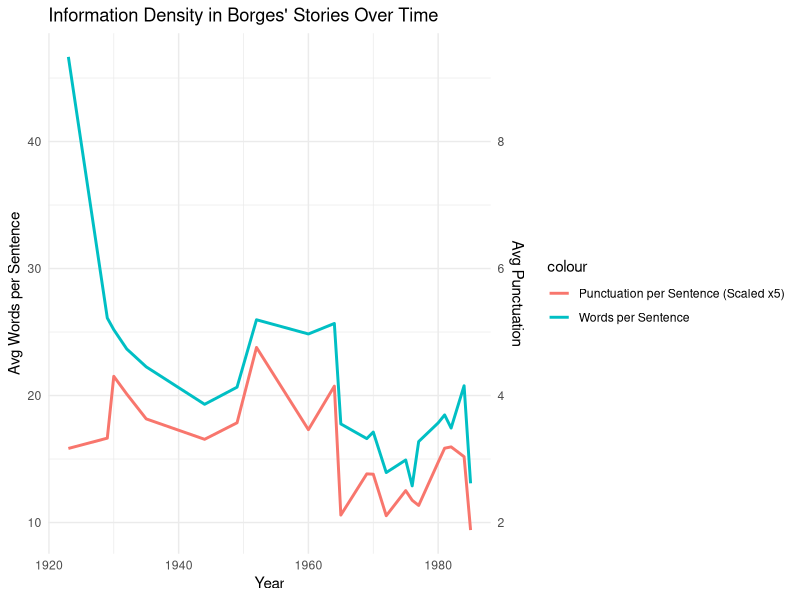

This chart was generated by the following R code:
library(tidyverse)
library(tidytext)
library(readxl)

df <- read_excel("Borges_Cleaned_Final.xlsx")
stories_df <- df %>% 
  filter(str_detect(tolower(genre), "story|cuento|fiction|ficción|short"))

# Unnest by sentence to calculate length and punctuation
sentences_df <- stories_df %>%
  unnest_tokens(sentence, text, token = "sentences") %>%
  mutate(
    word_count = str_count(sentence, "\\w+"),
    punct_count = str_count(sentence, "[[:punct:]]")
  )

# Average words and punctuation per sentence by year (normalization)
density_by_year <- sentences_df %>%
  group_by(year) %>%
  summarize(
    avg_words = mean(word_count, na.rm = TRUE),
    avg_punct = mean(punct_count, na.rm = TRUE)
  )

# Plot
ggplot(density_by_year, aes(x = year)) +
  geom_line(aes(y = avg_words, color = "Words per Sentence"), linewidth = 1) +
  geom_line(aes(y = avg_punct * 5, color = "Punctuation per Sentence (Scaled x5)"), linewidth = 1) +
  scale_y_continuous(sec.axis = sec_axis(~./5, name = "Avg Punctuation")) +
  labs(title = "Information Density in Borges' Stories Over Time",
       x = "Year", y = "Avg Words per Sentence") +
  theme_minimal()
